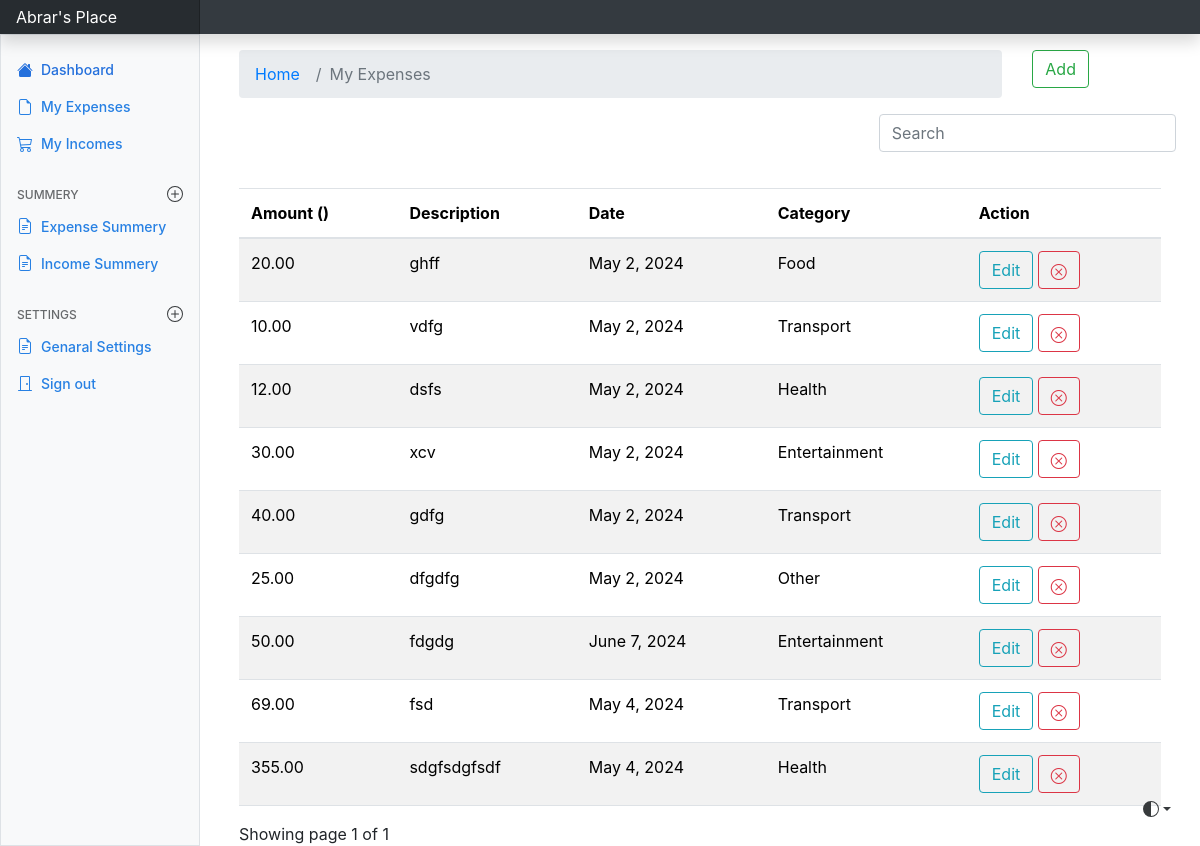
Screenshot of /all_expenses (signed in) with the database file from the repository.
### expenses/models.py (models this page shows, shortened)
class Add_expense(models.Model):
    category_type = {
        "Rent": "Rent",
        "Food": "Food",
        "Transport": "Transport",
        "Entertainment": "Entertainment",
        "Health": "Health",
        "Other": "Other",
    }
    user = models.ForeignKey(settings.AUTH_USER_MODEL, on_delete=models.CASCADE, default=1)
    amount = models.DecimalField(max_digits=10, decimal_places=2)
    description = models.TextField()
    category = models.CharField(choices=list(category_type.items()), max_length=20)
    date = models.DateField()

### expenses/views.py (the view)
# urls.py: path('all_expenses', views.all_expenses, name='all_expenses'),
def all_expenses(request):
    data = Add_expense.objects.filter(user=request.user)
    paginator = Paginator(data, 10)
    page_number = request.GET.get('page')
    page_obj = paginator.get_page(page_number)
    return render(request, 'expenses/all_expenses.html', {'data': data, 'page_obj': page_obj})

### templates/expenses/all_expenses.html (shortened to what this page needs)
{% extends "base.html" %}
{% load static %}
{% block content %}
<link rel="stylesheet" href="https://cdn.jsdelivr.net/npm/bootstrap@4.0.0/dist/css/bootstrap.min.css">
<link rel="stylesheet" href="https://cdn.jsdelivr.net/npm/bootstrap-icons@1.11.3/font/bootstrap-icons.min.css">
<div class ="container mt-3">
    <div class="row">
        <div class="col-md-10">
            <nav aria-label="breadcrumb">
                <ol class="breadcrumb">
                <li class="breadcrumb-item"><a href="{% url 'index' %}">Home</a></li>
                <li class="breadcrumb-item active" aria-current="page">My Expenses</li>
                </ol>
            </nav>
        </div>
        <div class="col-md-1">
            <a href="{% url 'expense' %}" type="button" class="btn btn-outline-success">Add</a>
        </div>
    </div>
</div>
{% if data %}
<div class="row justify-content-end">
    <div class="col-md-4">
        <form method="GET">
            <div class="input-group mb-3">
                <input type="text" class="form-control" placeholder="Search" name="search" id="searchField" value="{{ request.GET.q }}">
            </div>
        </form>
    </div>
</div>
<div class="container" style="margin-top: 20px;">
    <div class="app-table">
        <table class="table table-striped">
            <thead>
                <tr>
                    <th scope="col">Amount ({{currency}})</th>
                    <th scope="col">Description</th>
                    <th scope="col">Date</th>
                    <th scope="col">Category</th>
                    <th scope="col">Action</th>
                </tr>
            </thead>
            <tbody>
                {% for expense in page_obj %}
                <tr>
                    <td>{{ expense.amount }}</td>
                    <td>{{ expense.description }}</td>
                    <td>{{ expense.date }}</td>
                    <td>{{ expense.category }}</td>
                    <td>
                        <a href="{% url 'edit' expense.id %}" type="button" class="btn btn-outline-info">Edit</a>
                        <a href="{% url 'delete' expense.id %}" class="btn btn-outline-danger"><i class="bi bi-x-circle"></i></a>
                    </td>
                </tr>
                {% endfor %}
            </tbody>
        </table>
    </div>
    <div class="pagination-container">
    <div class="">
        Showing page {{page_obj.number}} of {{page_obj.paginator.num_pages}}
    </div>
    </div>
</div>
{% else %}
    <div class="container mt-3">
        <div class="alert alert-info" role="alert">
            No expenses found
        </div>
    </div>
{% endif %}
{% endblock content %}

### Expense_Tracker/static/css/main.css (style rules this page uses)
.bi { vertical-align: -.125em; fill: currentColor; }

### rows the page displays
Add_expense: amount "20.00", description "ghff", date "May 2, 2024", category "Food"
Add_expense: amount "10.00", description "vdfg", date "May 2, 2024", category "Transport"
Add_expense: amount "12.00", description "dsfs", date "May 2, 2024", category "Health"
Add_expense: amount "30.00", description "xcv", date "May 2, 2024", category "Entertainment"
Add_expense: amount "40.00", description "gdfg", date "May 2, 2024", category "Transport"
Add_expense: amount "25.00", description "dfgdfg", date "May 2, 2024", category "Other"
Add_expense: amount "50.00", description "fdgdg", date "June 7, 2024", category "Entertainment"
Add_expense: amount "69.00", description "fsd", date "May 4, 2024", category "Transport"
Add_expense: amount "355.00", description "sdgfsdgfsdf", date "May 4, 2024", category "Health"

### other values shown
{{ page_obj.number }} "1"
{{ page_obj.paginator.num_pages }} "1"
